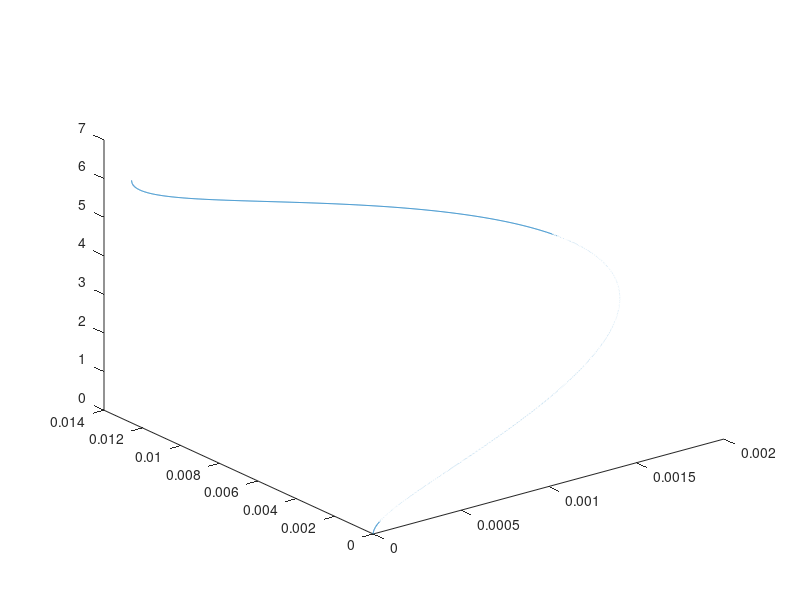

The MATLAB source for this figure:
%% 1.b
clear; clc;
nt_s = linspace(0, 1*2*pi, 5000);
x_s = 0.001.*(1-cos(nt_s));
y_s = -0.002.*(sin(nt_s) - nt_s);
D_s = sqrt(y_s.^2 + x_s.^2);

plot3(x_s, y_s,nt_s)